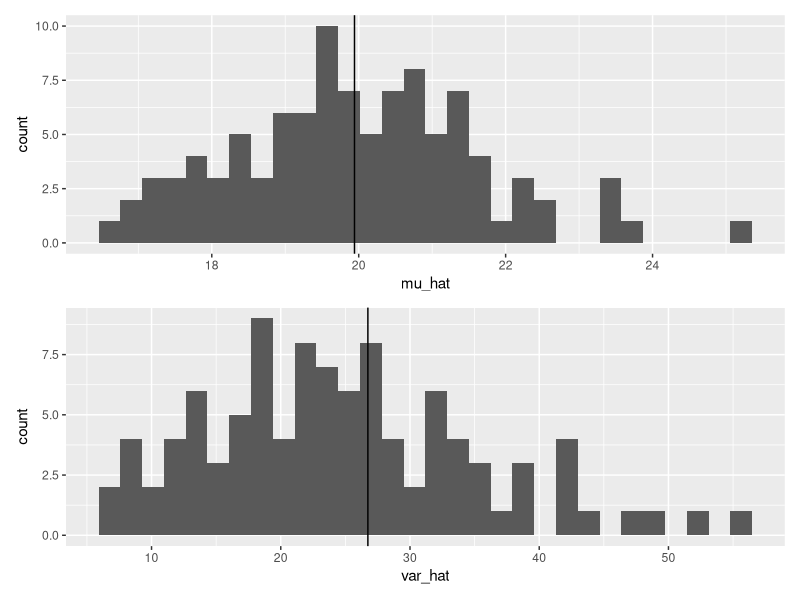
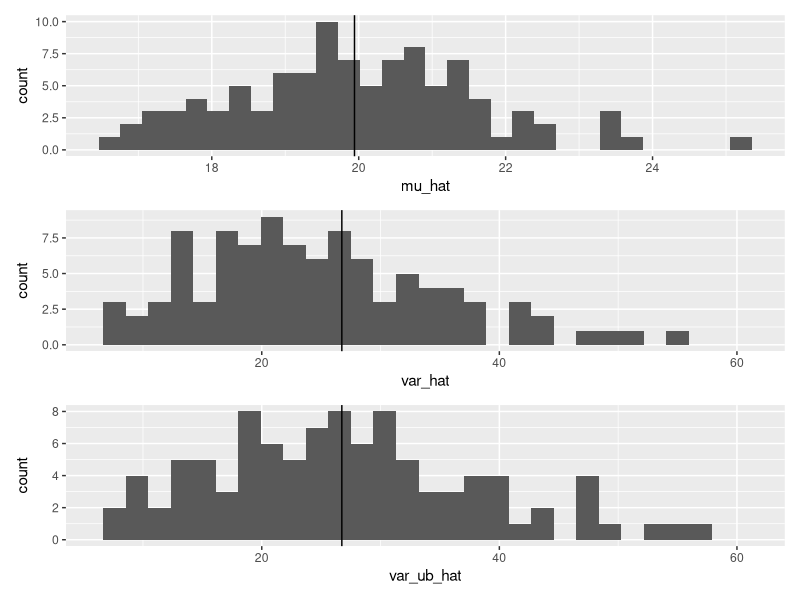
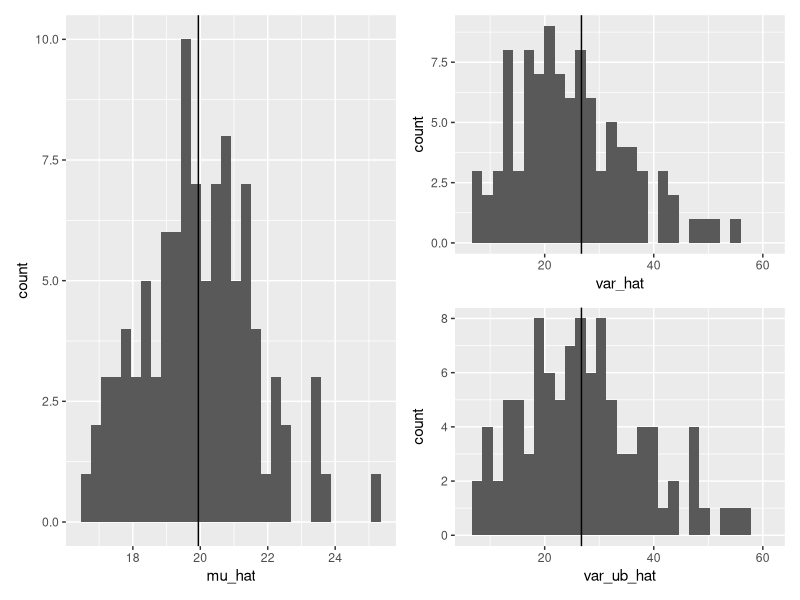
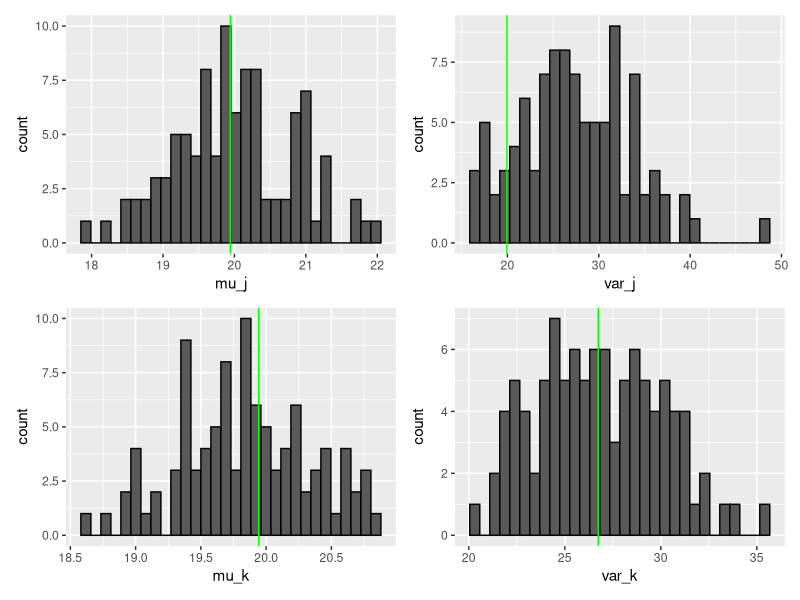
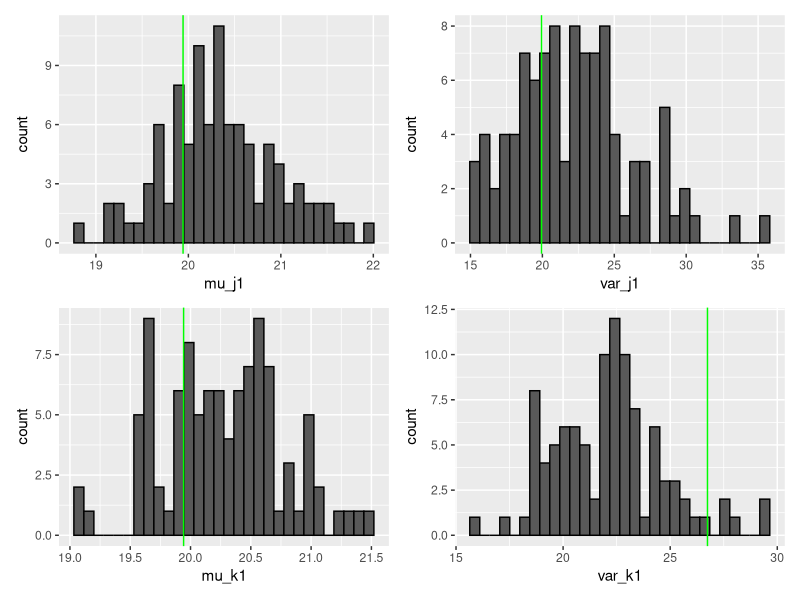

Source code (R) for these figures, in order:
#' ---
#' title: Week Five Code
#' output: html_document
#' date: "`r format(Sys.time(), '%d-%m-%Y')`"
#' author: Elise Grabda
#' ---
#+ message = F, warning = F
library(tidyverse)
library(patchwork)
setwd("C:/Git/bio708")
# Garden Plants -----------------------------------------------------------

h <- c(16.9, 20.9, 15.8, 28, 21.6, 15.9, 22.4, 23.7, 22.9, 18.5)

df_h1 <- tibble(plant_id = 1:10, # a vector from 1 to 10 by 1
                height = h, # height
                unit = "cm") # unit

# nrow() returns the number of rows
# while piping, "." refers to the dataframe inherited 
# i.e., nrow(.) counts the number of rows in df_h1
df_h1 <- df_h1 %>% 
  mutate(mu_height = mean(height),
         var_height = sum((height - mu_height)^2) / nrow(.))

print(df_h1)

h2 <- c(27.6, 21.9, 16.9, 8.9, 25.6, 19.8, 19.9, 24.7, 24.1, 23)

df_h2 <- tibble(plant_id = 11:20, # a vector from 11 to 20 by 1
                height = h2,
                unit = "cm") %>% 
  mutate(mu_height = mean(height),
         var_height = sum((height - mu_height)^2) / nrow(.))

print(df_h2)


df_h0 <- read_csv("data_raw/data_plant_height.csv")


mu <- mean(df_h0$height)
sigma2 <- sum((df_h0$height - mu)^2) / nrow(df_h0)

print(mu)

#samples

df_i <- df_h0 %>% 
  sample_n(size = 10)

print(df_i)

# for reproducibility
set.seed(3)

mu_i <- var_i <- NULL # create empty objects

# repeat the work in {} from i = 1 to i = 100
for (i in 1:100) {
  
  df_i <- df_h0 %>% 
    sample_n(size = 10) # random samples of 10 individuals
  
  # save mean for sample set i
  mu_i[i] <- mean(df_i$height)
  
  # save variance for sample set i
  var_i[i] <- sum((df_i$height - mean(df_i$height))^2) / nrow(df_i) 
  
}
mu_i


#install.packages("patchwork") # install only once
library(patchwork)

df_sample <- tibble(mu_hat = mu_i, var_hat = var_i)

# histogram for mean
g_mu <- df_sample %>% 
  ggplot(aes(x = mu_hat)) +
  geom_histogram() +
  geom_vline(xintercept = mu)

# histogram for variance
g_var <- df_sample %>% 
  ggplot(aes(x = var_hat)) +
  geom_histogram() +
  geom_vline(xintercept = sigma2)

# layout vertically
# possible only if "patchwork" is loaded
g_mu / g_var


#n-1
# for reproducibility
set.seed(3)

# redo simulations ----
mu_i <- var_i <- var_ub_i <- NULL # create empty objects

# repeat the work in {} from i = 1 to i = 100
for (i in 1:100) {
  
  df_i <- df_h0 %>% 
    sample_n(size = 10) # random samples of 10 individuals
  
  # save mean for sample set i
  mu_i[i] <- mean(df_i$height)
  
  # save variance for sample set i
  var_i[i] <- sum((df_i$height - mean(df_i$height))^2) / nrow(df_i) 
  
  var_ub_i[i] <- var(df_i$height)
}

# draw histograms ----
df_sample <- tibble(mu_hat = mu_i,
                    var_hat = var_i,
                    var_ub_hat = var_ub_i)

# histogram for mu
g_mu <- df_sample %>% 
  ggplot(aes(x = mu_hat)) +
  geom_histogram() +
  geom_vline(xintercept = mu)

# histogram for variance
# scale_x_continuous() adjusts scale in x-axis
g_var <- df_sample %>% 
  ggplot(aes(x = var_hat)) +
  geom_histogram() +
  geom_vline(xintercept = sigma2) +
  scale_x_continuous(limits= c(min(c(var_i, var_ub_i)),
                               max(c(var_i, var_ub_i))))

# histogram for unbiased variance
g_var_ub <- df_sample %>% 
  ggplot(aes(x = var_ub_hat)) +
  geom_histogram() +
  geom_vline(xintercept = sigma2) +
  scale_x_continuous(limits= c(min(c(var_i, var_ub_i)),
                               max(c(var_i, var_ub_i))))

g_mu / g_var / g_var_ub
g_mu | g_var / g_var_ub



# Laboratory --------------------------------------------------------------
mu_j <- NULL
mu_k <- NULL
var_j <- NULL
var_k <- NULL

for (i in 1:100) {
  
  df_j <- df_h0 %>% 
    sample_n(size = 50) # random samples of 10 individuals
  df_k <- df_h0 %>% 
    sample_n(size = 100)
  # save mean for sample set i
  mu_j[i] <- mean(df_j$height)
  mu_k[i] <- mean(df_k$height)
  # save variance for sample set i
  var_j[i] <- var(df_j$height) 
  var_k[i] <- var(df_k$height)
  
}

df_s <- tibble(mu_j,mu_k,var_j,var_k)

muj <-  df_s %>% 
  ggplot(aes(x = mu_j)) +
  geom_histogram(color="Black") +
  geom_vline(xintercept = mu,color="Green")

muk <- df_s %>% 
  ggplot(aes(x = mu_k)) +
  geom_histogram(color = "Black") +
  geom_vline(xintercept = mu,color="Green")

varj <- df_s %>% 
  ggplot(aes(x = var_j)) +
  geom_histogram(color = "Black") +
  geom_vline(xintercept = mu,color="Green")

vark <- df_s %>% 
  ggplot(aes(x = var_k)) +
  geom_histogram(color = "Black") +
  geom_vline(xintercept = sigma2,color="Green")


muj/muk|varj/vark

#Part 2

df_h10 <- df_h0 %>% 
  filter(height >= 10)

mu_j1 <- NULL
mu_k1 <- NULL
var_j1 <- NULL
var_k1 <- NULL

for (i in 1:100) {
  
  df_j1 <- df_h10 %>% 
    sample_n(size = 50) # random samples of 50 individuals
  df_k1 <- df_h10 %>% 
    sample_n(size = 100)
  # save mean for sample set i
  mu_j1[i] <- mean(df_j1$height)
  mu_k1[i] <- mean(df_k1$height)
  # save variance for sample set i
  var_j1[i] <- var(df_j1$height) 
  var_k1[i] <- var(df_k1$height)
  
}

df_s1 <- tibble(mu_j1,mu_k1,var_j1,var_k1)

muj1 <-  df_s1 %>% 
  ggplot(aes(x = mu_j1)) +
  geom_histogram(color="Black") +
  geom_vline(xintercept = mu,color="Green")

muk1 <- df_s1 %>% 
  ggplot(aes(x = mu_k1)) +
  geom_histogram(color = "Black") +
  geom_vline(xintercept = mu,color="Green")

varj1 <- df_s1 %>% 
  ggplot(aes(x = var_j1)) +
  geom_histogram(color = "Black") +
  geom_vline(xintercept = mu,color="Green")

vark1 <- df_s1 %>% 
  ggplot(aes(x = var_k1)) +
  geom_histogram(color = "Black") +
  geom_vline(xintercept = sigma2,color="Green")


muj1/muk1|varj1/vark1
